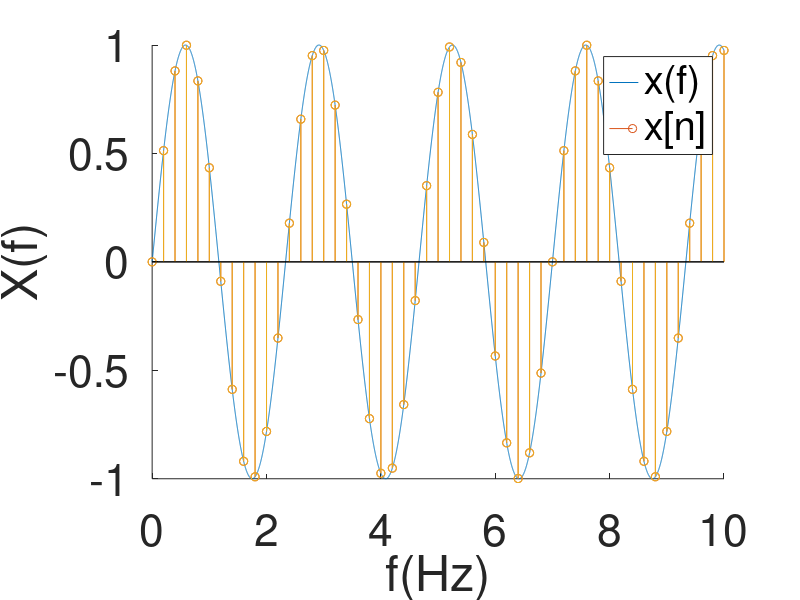

This figure's MATLAB source:
clear
close all
clc

Fs = 5;            % Sampling frequency
T = 1/Fs;             % Sampling period
L = 10;             % Length of signal
t_n = (0:T:L);

t = (0:0.001:L);
f0=6

x_n=sin(2*pi*6/14*t);
x_n1=sin(2*pi*(5+6/14)*t_n);
x_n2=sin(2*pi*(2*5+6/14)*t_n);

set(gca, "fontsize", 32);
hold on
plot(t,x_n)
stem(t_n,x_n1)
stem(t_n,x_n2)
hold off
xlabel("f(Hz)")
ylabel("X(f)")
legend('x(f)', 'x[n]')
